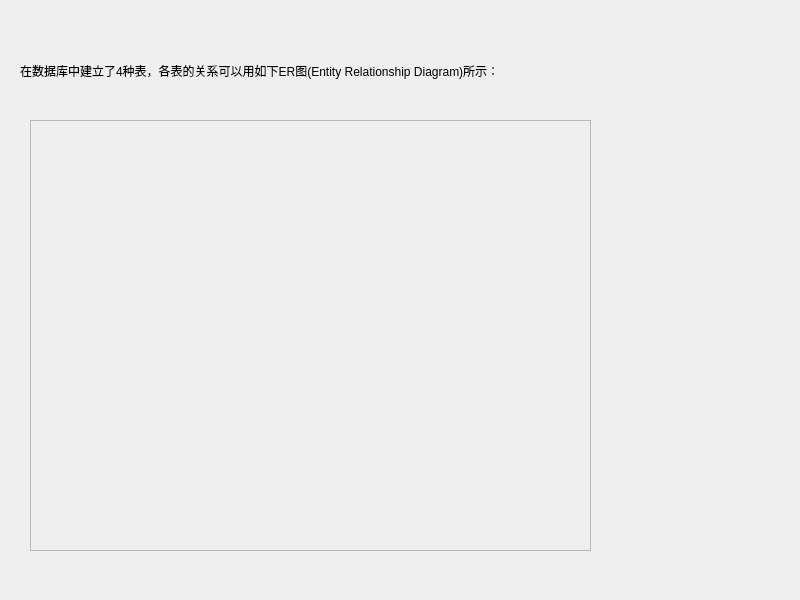
<?xml version="1.0" encoding="UTF-8"?>
<ui version="4.0">
 <class>Dialog</class>
 <widget class="QDialog" name="Dialog">
  <property name="geometry">
   <rect>
    <x>0</x>
    <y>0</y>
    <width>800</width>
    <height>600</height>
   </rect>
  </property>
  <property name="windowTitle">
   <string>数据库介绍</string>
  </property>
  <widget class="QFrame" name="frame">
   <property name="geometry">
    <rect>
     <x>30</x>
     <y>120</y>
     <width>561</width>
     <height>431</height>
    </rect>
   </property>
   <property name="styleSheet">
    <string notr="true">border-image: url(:/newPrefix/pictures/er.png);</string>
   </property>
   <property name="frameShape">
    <enum>QFrame::StyledPanel</enum>
   </property>
   <property name="frameShadow">
    <enum>QFrame::Raised</enum>
   </property>
  </widget>
  <widget class="QLabel" name="label">
   <property name="geometry">
    <rect>
     <x>20</x>
     <y>30</y>
     <width>731</width>
     <height>81</height>
    </rect>
   </property>
   <property name="text">
    <string>在数据库中建立了4种表，各表的关系可以用如下ER图(Entity Relationship Diagram)所示：</string>
   </property>
   <property name="wordWrap">
    <bool>true</bool>
   </property>
  </widget>
 </widget>
 <resources>
  <include location="icon.qrc"/>
 </resources>
 <connections/>
</ui>
